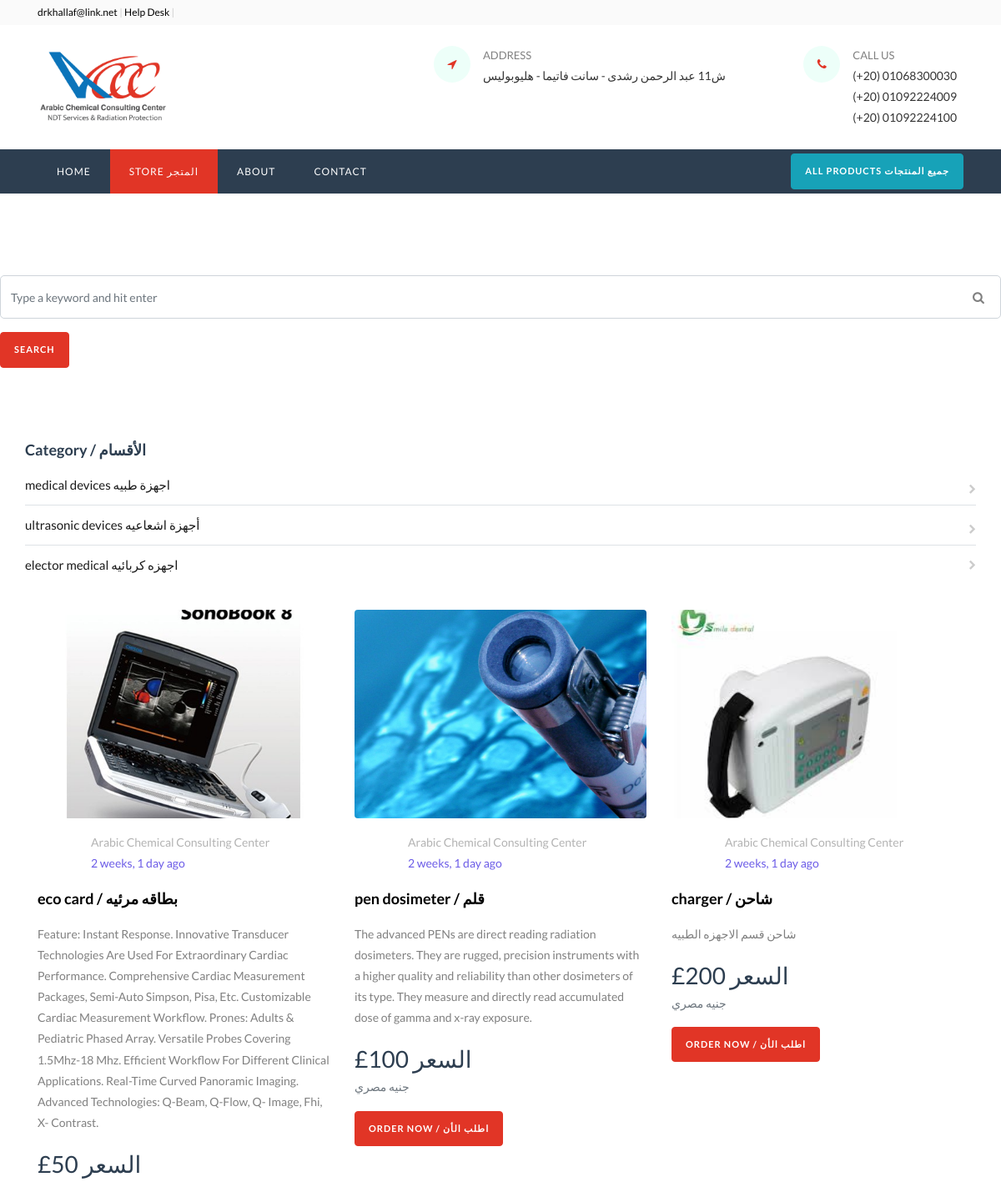
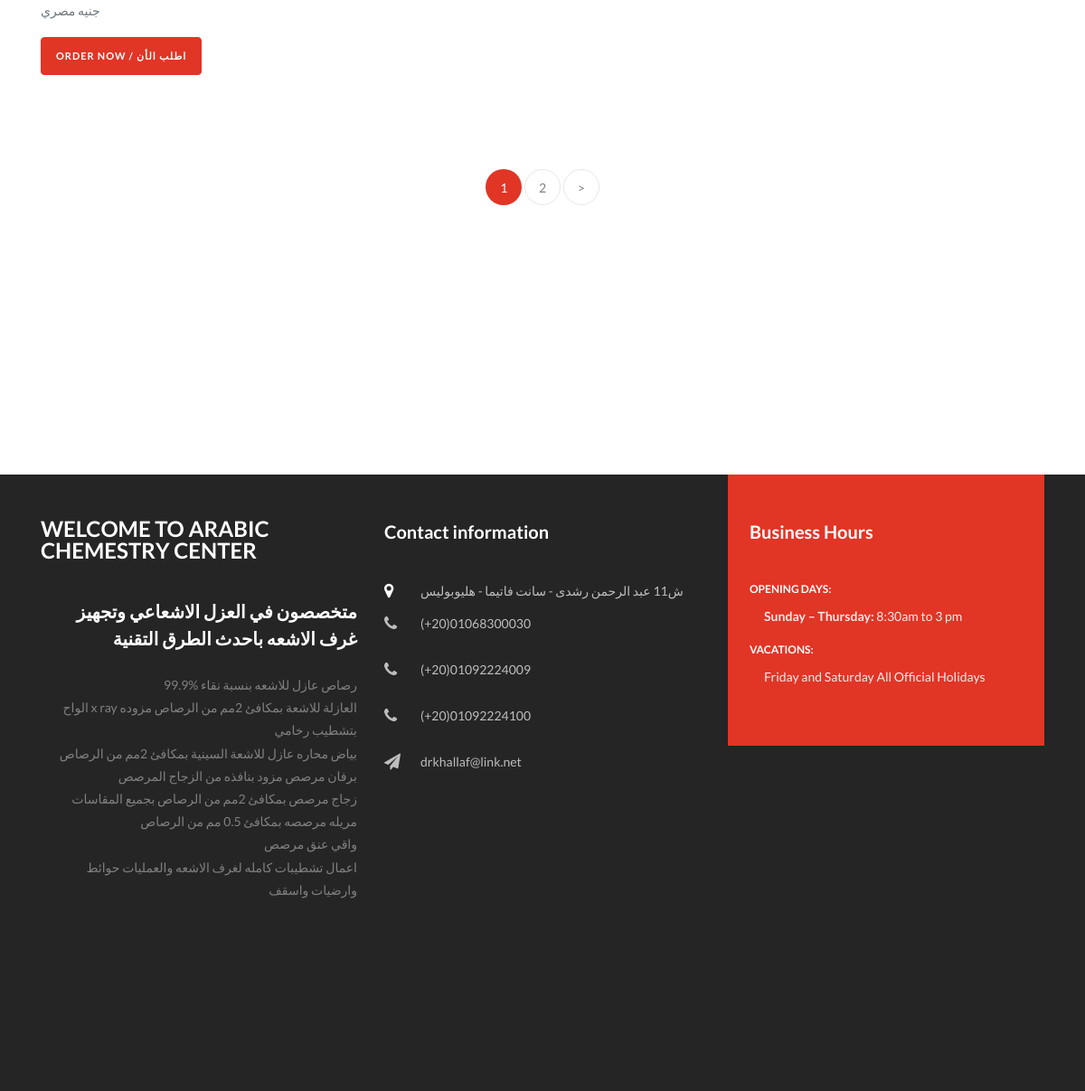
/store/, run on the app's committed database (2 pictures, top to bottom).
### category/models.py (models this page shows, shortened)
class Category(models.Model):
    category_name_inenglish = models.CharField(_("اسم القسم بالانجليزي"), max_length=255, unique=True)
    category_name_inarabic = models.CharField(_("اسم القسم بالعربي"), max_length=255, unique=True)
    slug = models.SlugField(_("اسم القسم في الرابط"), max_length=100, unique=True)
    description = models.TextField(_("الوصف"), max_length=255, blank=True)
    cat_image = models.ImageField(_("صوره لو في"),  blank=True)
    class Meta:
        verbose_name = _('القسم')
        verbose_name_plural = _("الأقسام")
    def get_url(self):
            return reverse('products_by_category', args=[self.slug])

### store/models.py (models this page shows, shortened)
class Product(models.Model):
    product_name_in_inglish    = models.CharField(_("اسم المنتج بالانجليزي"), max_length=200, unique=True)
    product_name_in_arabic   = models.CharField(_("اسم المنتج بالعربي"),max_length=200, unique=True)
    slug            = models.SlugField(_("اسم المنتج في الرابط"), max_length=200, unique=True)
    description     = models.TextField(_("الوصف بالإنجليزي"),  blank=True)
    descriptionin_arabic     = models.TextField(_(" الوصف بالعربي"),  blank=True)
    price           = models.IntegerField(_("السعر"),)
    images          = models.ImageField(_("الصوره") )
    is_available    = models.BooleanField(_("متوفر؟"),default=True)
    category        = models.ForeignKey(Category, on_delete=models.CASCADE)
    created_date    = models.DateTimeField(_("تاريخ الأضافه"),auto_now_add=True)
    modified_date   = models.DateTimeField(_("اخر تعديل"),auto_now=True)
    class Meta:
        verbose_name = _("المنتج")
        verbose_name_plural = _("المنتجات")
    def get_url(self):
        return reverse('product_detail', args=[self.category.slug, self.slug])

### store/views.py (the view, shortened to what this page needs)
# urls.py: path('store/', include('store.urls')),
def store (request, category_slug= None):
    home_slides = HomeSliedes.objects.all()
    products = None
    categories = None
    if category_slug != None:
        categories = get_object_or_404(Category, slug=category_slug)
        products = Product.objects.filter(category=categories, is_available=True)
        paginator = Paginator(products, 3) # Show 25 contacts per page.
        page_number = request.GET.get('page')
        page_obj = paginator.get_page(page_number)
    else:
        products = Product.objects.all().filter(is_available=True).order_by('id')
        paginator = Paginator(products, 3) # Show 25 contacts per page.
        page_number = request.GET.get('page')
        page_obj = paginator.get_page(page_number)
    return render(request, 'store/store.html', {'products': page_obj, "categories":categories, "home_slides":home_slides})

### category/context_processors.py (called while the page is built)
def menu_links(request):
    links = Category.objects.all()
    return dict(links=links)

### templates/store/store.html (shortened to what this page needs)
{% extends 'base.html' %}
{% load static %}
{% load humanize %}
{% block content %}
</div>
<div class="collapse navbar-collapse" id="ftco-nav">
  <ul class="navbar-nav mr-auto">
      <li class="nav-item "><a href="{% url 'home' %}" class="nav-link">Home</a></li>
      <li class="nav-item active"><a href="{% url 'store' %}" class="nav-link">Store المتجر</a></li>
      <li class="nav-item"><a href="{% url 'about' %}" class="nav-link">About</a></li>
    <li class="nav-item"><a href="{% url 'contact' %}" class="nav-link">Contact</a></li>
  </ul>
</div>
</div>
</nav>
<section class="ftco-section">
<div class="sidebar-box">
    <form  method='GET'  class="search-form">
      <div class="form-group">
        <span class="fa fa-search"></span>
        <input type="text" class="form-control" name="keyword" placeholder="Type a keyword and hit enter" required>
      </div>
        <button type="submit" class="btn btn-primary">Search  </button>
    </form>
  </div>
</section>
{% if products %}
<section class="ftco-section">
    <div class="container">
      <div class="row">
        <div class="sidebar-box ftco-animate">
            <div class="categories">
              <h3>Category / الأقسام</h3>
              {% for cat_link in links %}
              <li><a href="{{cat_link.get_url}}">{{cat_link.category_name_inenglish}}    {{cat_link.category_name_inarabic}}<span class="fa fa-chevron-right"></span></a></li>
              {% endfor %}
            </div>
          </div>
        {% for product in products %}
        <div class="col-md-4 d-flex ftco-animate">
          <div class="blog-entry align-self-stretch">
            <a href="{{product.get_url}}" class="block-20 rounded" style="background-image: url({{product.images.url}});">
            </a>
            <div class="text mt-3">
                <div class="posted mb-3 d-flex">
                    <div class="img author" style="background-image: url({% static 'medicalassets/images/logo.jpg' %} );"></div>
                    <div class="desc pl-3">
                        <span>Arabic Chemical Consulting Center</span>
                        <span>{{product.created_date|naturaltime}}</span>
                    </div>
                </div>
              <h3 class="heading"><a href="{{product.get_url}}">{{product.product_name_in_inglish}} / {{product.product_name_in_arabic}}</a></h3>
              <p>{{product.description}}</p>
              <h3 class="mb-0 font-weight-semibold">£{{product.price}} السعر</h3>
              <p class="text-muted">جنيه مصري</p>
              <p><a href="{{product.get_url}}" class="btn btn-primary">Order Now / اطلب الأن</a></p>
            </div>
          </div>
        </div>
        {% endfor %}
        </div>
      </div>
      <div class="row mt-5">
        <div class="col text-center">
          <div class="block-27">
            <ul>
			{% for i in products.paginator.page_range %}
            {% if products.number == i %}
            <li class="active"><span>{{i}} </span></li>
            {% else %}
            <li><a href="?page={{i}}">{{i}}</a></li>
            {% endif %}
            {% endfor %}
			{% if products.has_next %}
            <li><a href="?page={{products.next_page_number}}">&gt;</a></li>
			{% endif %}
            </ul>
          </div>
        </div>
      </div>
  </section>
                {% endif %}
<section class="ftco-section">
</section>
{% endblock content %}

### data on the page
Category: category_name_inenglish "medical devices", category_name_inarabic "اجهزة طبيه"
Category: category_name_inenglish "ultrasonic devices", category_name_inarabic "أجهزة اشعاعيه"
Category: category_name_inenglish "elector medical", category_name_inarabic "اجهزه كربائيه"
Product: images (picture), created_date "2 weeks, 1 day ago", product_name_in_inglish "eco card", product_name_in_arabic "بطاقه مرئيه", description "Feature: Instant Response. Innovative Transducer Technologies Are Used For Extraordinary Cardiac Performance. Comprehensive Cardiac Measurement Packages, Semi-Auto Simpson, Pisa, Etc. Customizable Cardiac Measurement Workflow. Prones: Adults & Pediatric Phased Array. Versatile Probes Covering 1.5Mhz-18 Mhz. Efficient Workflow For Different Clinical Applications. Real-Time Curved Panoramic Imaging. Advanced Technologies: Q-Beam, Q-Flow, Q- Image, Fhi, X- Contrast.", price "50"
Product: images (picture), created_date "2 weeks, 1 day ago", product_name_in_inglish "pen dosimeter", product_name_in_arabic "قلم", description "The advanced PENs are direct reading radiation dosimeters. They are rugged, precision instruments with a higher quality and reliability than other dosimeters of its type. They measure and directly read accumulated dose of gamma and x-ray exposure.", price "100"
Product: images (picture), created_date "2 weeks, 1 day ago", product_name_in_inglish "charger", product_name_in_arabic "شاحن", description "شاحن قسم الاجهزه الطبيه", price "200"

### other printed values
{{ i }} "1"
{{ i }} "2"
